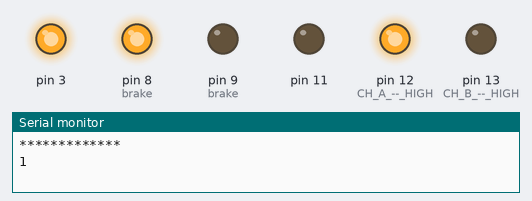
Recording of a sketch running on a simulated Arduino Uno, built with avr-gcc and run on an emulated ATmega328P. Parts: output pins drawn as LEDs (lit = HIGH), the last lines printed to the serial monitor.

Above: at 2.5 s.
At 7.5 s:
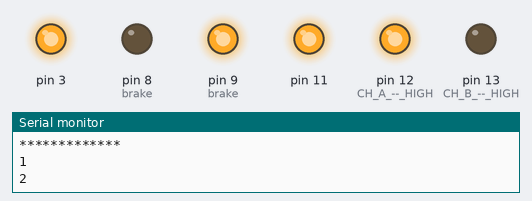
At 12.5 s:
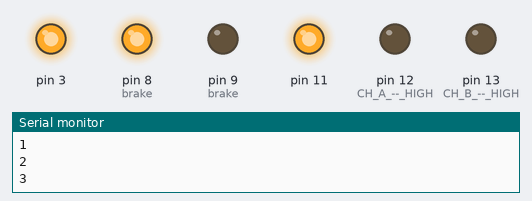
At 17.5 s:
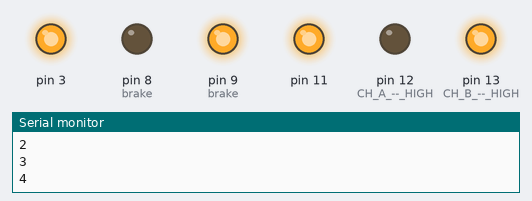
Timing chart, 0 to 23.0 s (numbered marks = the images above):
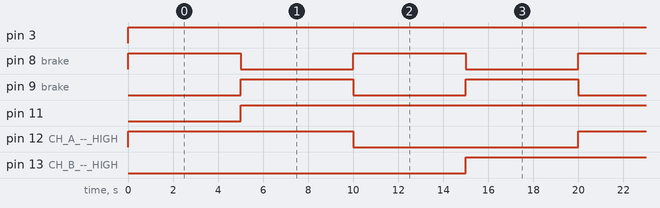

The sketch:

stepper1.ino
```cpp
/*************************************************************
Motor Shield Stepper Demo
by Randy Sarafan

For more information see:
http://www.instructables.com/id/Arduino-Motor-Shield-Tutorial/

*************************************************************/

int delaylegnth = 5000; //30;

void setup() {

  //establish motor direction toggle pins
  pinMode(12, OUTPUT); //CH A -- HIGH = forwards and LOW = backwards???
  pinMode(13, OUTPUT); //CH B -- HIGH = forwards and LOW = backwards???

  //establish motor brake pins
  pinMode(9, OUTPUT); //brake (disable) CH A
  pinMode(8, OUTPUT); //brake (disable) CH B

  Serial.begin(9600);
}

void loop(){
Serial.println("*************");
  //  8 | 12 | 9 | 13
  digitalWrite(9, LOW);  //ENABLE CH A
  digitalWrite(8, HIGH); //DISABLE CH B

  digitalWrite(12, HIGH);   //Sets direction of CH A
  analogWrite(3, 255);   //Moves CH A

  Serial.println("1");
  delay(delaylegnth);

  digitalWrite(9, HIGH);  //DISABLE CH A
  digitalWrite(8, LOW); //ENABLE CH B

  digitalWrite(13, LOW);   //Sets direction of CH B
  analogWrite(11, 255);   //Moves CH B

  Serial.println("2");
  delay(delaylegnth);

  digitalWrite(9, LOW);  //ENABLE CH A
  digitalWrite(8, HIGH); //DISABLE CH B

  digitalWrite(12, LOW);   //Sets direction of CH A
  analogWrite(3, 255);   //Moves CH A

  Serial.println("3");
  delay(delaylegnth);

  digitalWrite(9, HIGH);  //DISABLE CH A
  digitalWrite(8, LOW); //ENABLE CH B

  digitalWrite(13, HIGH);   //Sets direction of CH B
  analogWrite(11, 255);   //Moves CH B

  Serial.println("4");
  delay(delaylegnth);

}
```

Measured:
- by itself, pin 3: LOW → HIGH at 0.00 s
- by itself, pin 8 (brake), pin 9 (brake): alternates HIGH for 5.0 s and LOW for 5.0 s
- by itself, pin 11: LOW → HIGH at 5.0 s
- by itself, pin 12 (CH_A_--_HIGH), pin 13 (CH_B_--_HIGH): alternates HIGH for 10.0 s and LOW for 10.0 s
